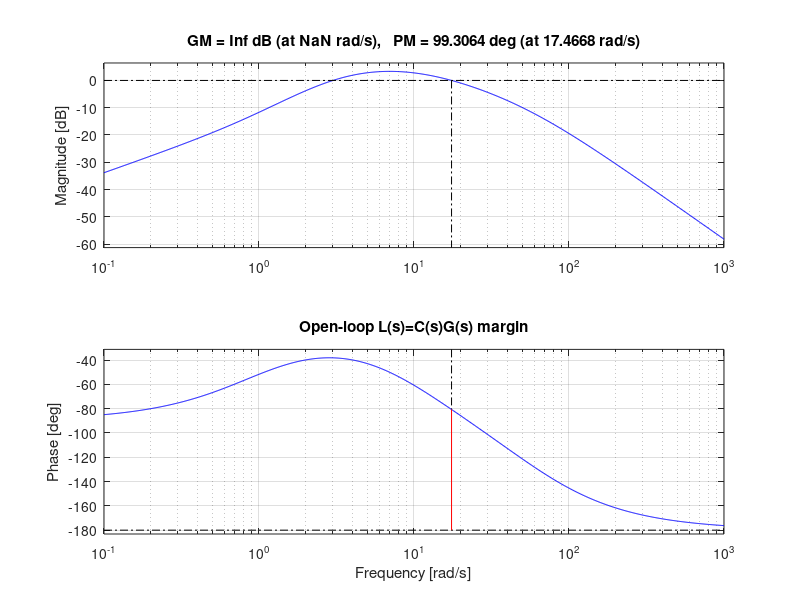
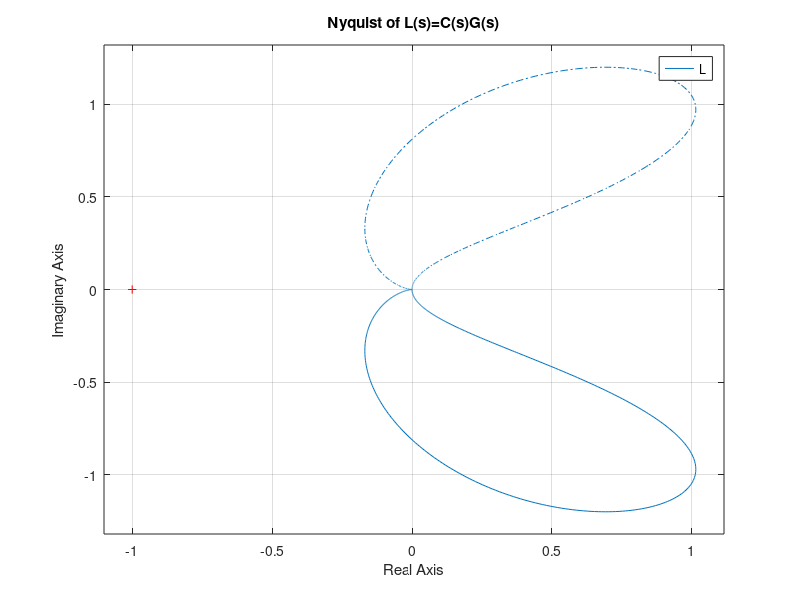
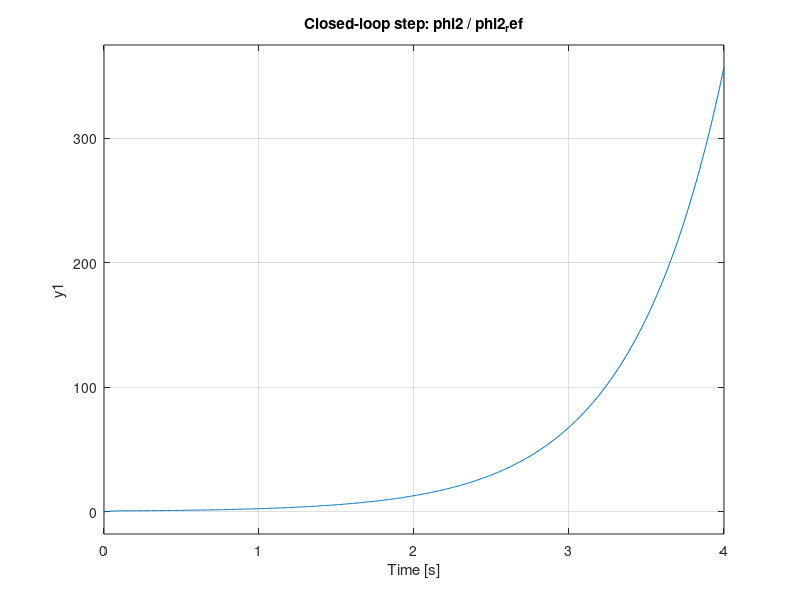
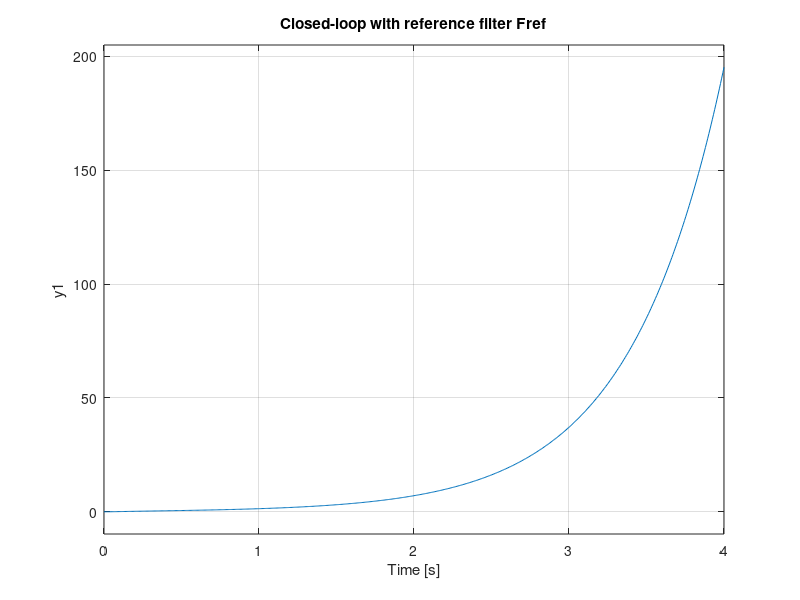

Recreate these plots in MATLAB, in order.

clear
pkg load control


alpha_w = 0.6007
beta_w = 56.434
gamma_w = 26.960
alpha_z = 10.950
beta_z = 17.906
gamma_z = 8.5542

% Állapottér mátrixok
A = [ -beta_w   0        alpha_w;
      -beta_z   0        alpha_z;
       0        1        0 ];

B = [ gamma_w;
      gamma_z;
      0 ];

C = [0 0 1];
D = 0;
sys_phi = ss(A,B,C,D);

s = tf("s");

% --- PLANT (a te kiirt tf-ed alapjan) ---
G = (8.554*s) / (s^3 + 56.43*s^2 - 10.95*s - 607.2);

% --- CEL CUTOFF (tapadasbarat elso probanak) ---
wc = 3;   % rad/s

% --- LEAD (PD-jelleg, de szurozve) ---
wz = 1;   % rad/s
wp = 10;  % rad/s  (wp > wz, tipikusan 5-10x)

Lead = (1 + s/wz) / (1 + s/wp);

% --- K illesztese: |L(jwc)| = 1 ---
Gj = freqresp(G, wc);
Lj = freqresp(Lead, wc);
K  = 1 / abs(Gj * Lj);

C = K * Lead;

L = minreal(C*G);
T = minreal(feedback(L, 1));   % zart hurku: y/r
S = minreal(1/(1+L));          % erzekenyseg

printf("\n--- DESIGN SUMMARY ---\n");
printf("wc target      = %.3f rad/s\n", wc);
printf("lead wz/wp     = %.3f / %.3f rad/s\n", wz, wp);
printf("computed K     = %.3f\n", K);

% --- Polusok / zerusok ellenorzes (minimalfazis, stabilitas) ---
pG = pole(G);
zG = zero(G);

tol = 1e-9;
is_unstable = any(real(pG) > tol);
is_nonmin   = any(real(zG) > tol);

printf("\nPlant poles:\n"); disp(pG);
printf("Plant zeros:\n"); disp(zG);

if is_nonmin
  disp("Plant: NON-minimum-phase (RHP zero).");
else
  disp("Plant: minimum-phase (no RHP zero).");
end

if is_unstable
  disp("Plant: UNSTABLE (has RHP pole).");
else
  disp("Plant: stable.");
end

% --- Zart hurku polusok ---
printf("\nClosed-loop poles (T):\n");
disp(pole(T));

% --- Marginok (ha van ertelmezheto atlepes) ---
printf("\nMargins (open-loop L=C*G):\n");
try
  [gm, pm, wgc, wpc] = margin(L);
  printf("GM = %.3f (%.2f dB) at wpc=%.3f rad/s\n", gm, 20*log10(gm), wpc);
  printf("PM = %.2f deg at wgc=%.3f rad/s\n", pm, wgc);
catch
  disp("margin() failed (no crossover etc).");
end

% --- Plotok ---
figure(1); margin(L); grid on; title("Open-loop L(s)=C(s)G(s) margin");
figure(2); nyquist(L); grid on; title("Nyquist of L(s)=C(s)G(s)");
figure(3); step(T); grid on; title("Closed-loop step: phi2 / phi2_ref");

% --- Opcionális: referencia szuro tapadasra (lassabb parancs) ---
% 1. rendu low-pass a referenciara, hogy ne kerjen nagy gyorsitast
Tr = 0.5;                % s (0.3-1.0s tipikusan)
Fref = 1/(Tr*s + 1);

Tref = minreal(T*Fref);  % y/r, ahol r mar szurve
figure(4); step(Tref); grid on; title("Closed-loop with reference filter Fref");
